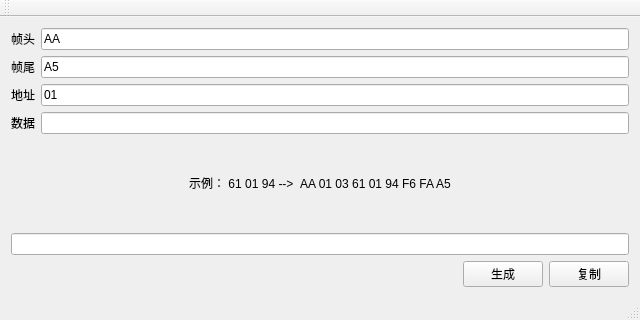
<?xml version="1.0" encoding="UTF-8"?>
<ui version="4.0">
 <class>MainWindow</class>
 <widget class="QMainWindow" name="MainWindow">
  <property name="geometry">
   <rect>
    <x>0</x>
    <y>0</y>
    <width>640</width>
    <height>320</height>
   </rect>
  </property>
  <property name="sizePolicy">
   <sizepolicy hsizetype="Fixed" vsizetype="Fixed">
    <horstretch>0</horstretch>
    <verstretch>0</verstretch>
   </sizepolicy>
  </property>
  <property name="minimumSize">
   <size>
    <width>640</width>
    <height>320</height>
   </size>
  </property>
  <property name="maximumSize">
   <size>
    <width>640</width>
    <height>320</height>
   </size>
  </property>
  <property name="windowTitle">
   <string>Create Frame weds-V1.0 </string>
  </property>
  <property name="windowIcon">
   <iconset resource="res.qrc">
    <normaloff>:/res/res/icon.jpg</normaloff>:/res/res/icon.jpg</iconset>
  </property>
  <property name="iconSize">
   <size>
    <width>64</width>
    <height>64</height>
   </size>
  </property>
  <widget class="QWidget" name="centralWidget">
   <property name="sizePolicy">
    <sizepolicy hsizetype="Fixed" vsizetype="Fixed">
     <horstretch>0</horstretch>
     <verstretch>0</verstretch>
    </sizepolicy>
   </property>
   <layout class="QVBoxLayout" name="verticalLayout_3">
    <item>
     <layout class="QVBoxLayout" name="verticalLayout_2">
      <item>
       <layout class="QGridLayout" name="gridLayout">
        <item row="0" column="0">
         <widget class="QLabel" name="lb_head">
          <property name="text">
           <string>帧头</string>
          </property>
         </widget>
        </item>
        <item row="1" column="0">
         <widget class="QLabel" name="lb_tail">
          <property name="text">
           <string>帧尾</string>
          </property>
         </widget>
        </item>
        <item row="0" column="1">
         <widget class="QLineEdit" name="le_head">
          <property name="text">
           <string>AA</string>
          </property>
         </widget>
        </item>
        <item row="2" column="0">
         <widget class="QLabel" name="lb_addr">
          <property name="text">
           <string>地址</string>
          </property>
         </widget>
        </item>
        <item row="1" column="1">
         <widget class="QLineEdit" name="le_tail">
          <property name="text">
           <string>A5</string>
          </property>
         </widget>
        </item>
        <item row="2" column="1">
         <widget class="QLineEdit" name="le_addr">
          <property name="text">
           <string>01</string>
          </property>
         </widget>
        </item>
        <item row="3" column="0">
         <widget class="QLabel" name="lb_data">
          <property name="text">
           <string>数据</string>
          </property>
         </widget>
        </item>
        <item row="3" column="1">
         <widget class="QLineEdit" name="le_data">
          <property name="text">
           <string/>
          </property>
         </widget>
        </item>
       </layout>
      </item>
      <item>
       <spacer name="verticalSpacer_2">
        <property name="orientation">
         <enum>Qt::Vertical</enum>
        </property>
        <property name="sizeHint" stdset="0">
         <size>
          <width>20</width>
          <height>40</height>
         </size>
        </property>
       </spacer>
      </item>
      <item>
       <widget class="QLabel" name="lb_demo">
        <property name="text">
         <string>示例： 61 01 94 --&gt;  AA 01 03 61 01 94 F6 FA A5</string>
        </property>
        <property name="alignment">
         <set>Qt::AlignCenter</set>
        </property>
        <property name="textInteractionFlags">
         <set>Qt::LinksAccessibleByMouse|Qt::TextSelectableByMouse</set>
        </property>
       </widget>
      </item>
      <item>
       <spacer name="verticalSpacer">
        <property name="orientation">
         <enum>Qt::Vertical</enum>
        </property>
        <property name="sizeHint" stdset="0">
         <size>
          <width>20</width>
          <height>40</height>
         </size>
        </property>
       </spacer>
      </item>
      <item>
       <layout class="QVBoxLayout" name="verticalLayout">
        <item>
         <widget class="QLineEdit" name="le_pkg">
          <property name="text">
           <string/>
          </property>
         </widget>
        </item>
        <item>
         <layout class="QHBoxLayout" name="horizontalLayout">
          <item>
           <spacer name="horizontalSpacer">
            <property name="orientation">
             <enum>Qt::Horizontal</enum>
            </property>
            <property name="sizeHint" stdset="0">
             <size>
              <width>40</width>
              <height>20</height>
             </size>
            </property>
           </spacer>
          </item>
          <item>
           <widget class="QPushButton" name="btn_create">
            <property name="text">
             <string>生成</string>
            </property>
           </widget>
          </item>
          <item>
           <widget class="QPushButton" name="btn_copy">
            <property name="text">
             <string>复制</string>
            </property>
           </widget>
          </item>
         </layout>
        </item>
       </layout>
      </item>
     </layout>
    </item>
   </layout>
  </widget>
  <widget class="QMenuBar" name="menuBar">
   <property name="geometry">
    <rect>
     <x>0</x>
     <y>0</y>
     <width>640</width>
     <height>23</height>
    </rect>
   </property>
  </widget>
  <widget class="QToolBar" name="mainToolBar">
   <attribute name="toolBarArea">
    <enum>TopToolBarArea</enum>
   </attribute>
   <attribute name="toolBarBreak">
    <bool>false</bool>
   </attribute>
  </widget>
  <widget class="QStatusBar" name="statusBar"/>
 </widget>
 <layoutdefault spacing="6" margin="11"/>
 <resources>
  <include location="res.qrc"/>
 </resources>
 <connections/>
</ui>
